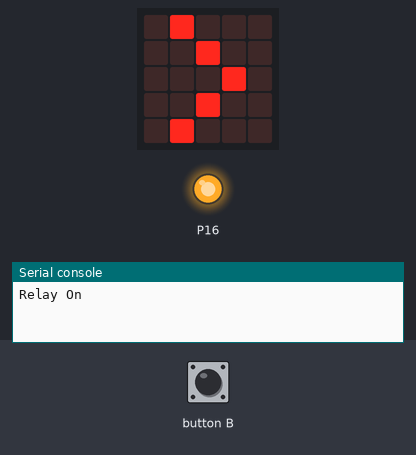
Bench run of a program on a simulated BBC micro:bit running MicroPython. Parts: the board's 5×5 LED display, output pins drawn as LEDs (lit = HIGH), the last lines printed to the serial console. The inputs (shaded band) are chosen by the test bench.

Above: at 1.2 s.
1.3 s: button B pressed for 0.15 s
At 2.6 s:
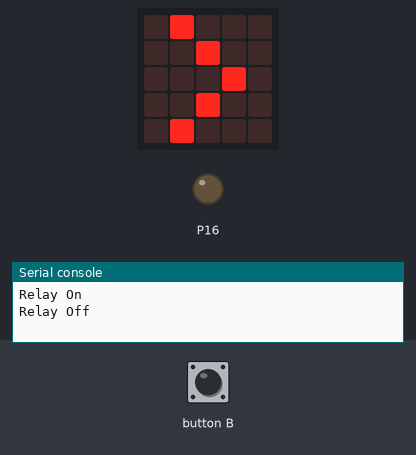
At 4.3 s:
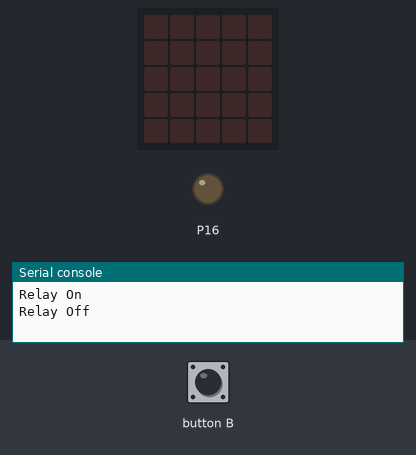
Timing chart, 0 to 5.8 s (numbered marks = the images above; inputs shaded):
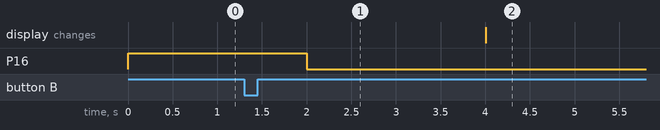

The program:

relay.py
```python
# (licence header left out)
# Note: When the relay is active the red light will be on, so no need to hook up a device to
# test it.

from microbit import sleep, pin16, button_b, display

_HIGH = 1
_LOW = 0

class Relay:
    def __init__(self, pin):
        self._pin = pin
        self.off()

    def off(self):
        self._pin.write_digital(_LOW)

    def on(self):
        self._pin.write_digital(_HIGH)

def main():
    component = Relay(pin16)
    display.show('>')

    while True:
        if button_b.was_pressed():
            display.clear()
            break

        print('Relay On')
        component.on()
        sleep(2000)

        print('Relay Off')
        component.off()
        sleep(2000)

if __name__ == '__main__':
    main()
```

Measured:
- after the input at 1.3 s, P16: goes on until 2.0 s, then stays LOW
